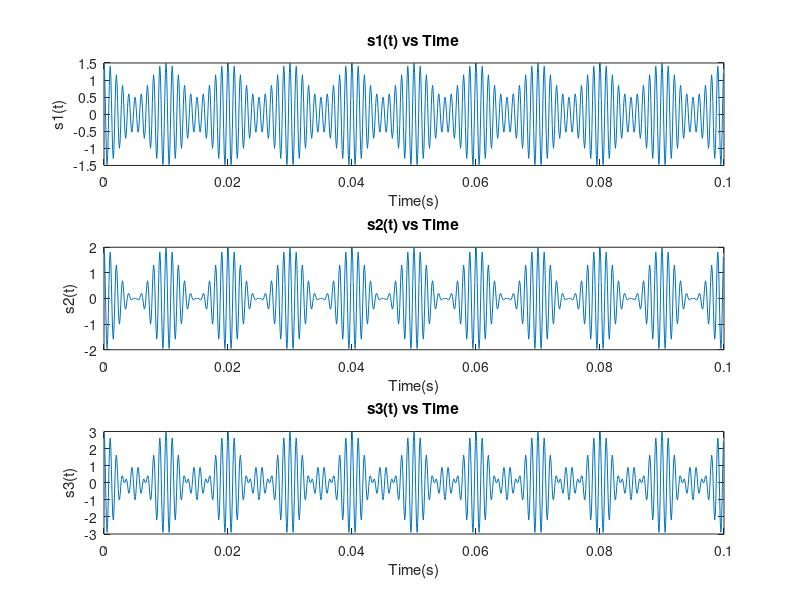
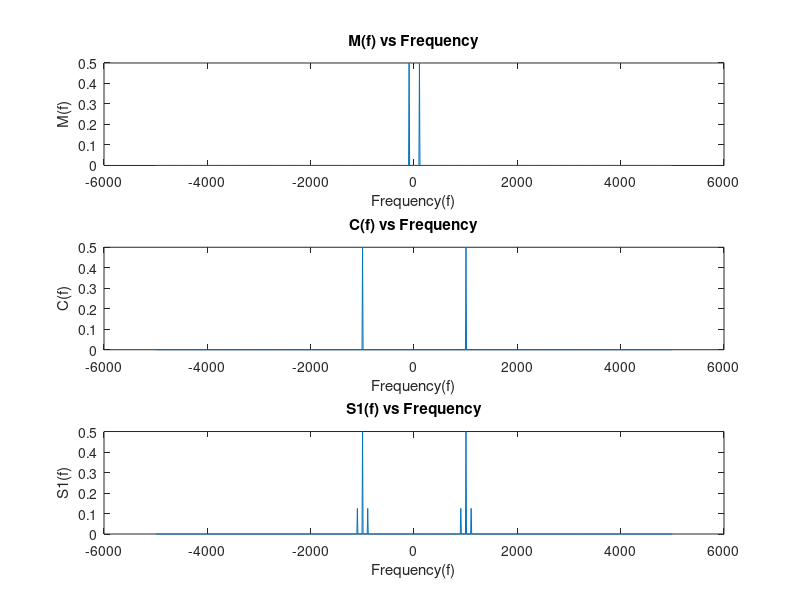
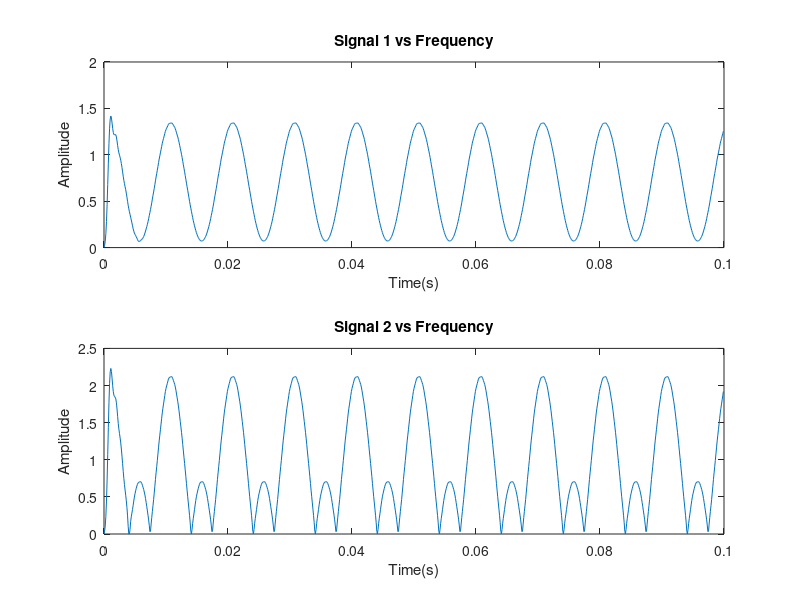

Recreate these plots in MATLAB, in order.
%% Part_1
%a)

Fs=10000;
Ts=1/Fs;
t_last=0.1;

t=0:Ts:t_last-Ts;

%% b)
Ac=1;
Am=1;
fc=1000;
fm=100;

c=Ac*cos(2*pi*fc*t);
m=Am*cos(2*pi*fm*t);

%% c)

len=length(t);

s1=c.*(0.5*m)+c;

s2=c.*(1*m)+c;

s3=c.*(2*m)+c;

%% d)
figure;

subplot(3,1,1);
plot(t,s1);
xlabel('Time(s)');
ylabel('s1(t)');
title('s1(t) vs Time');

subplot(3,1,2);
plot(t,s2);
xlabel('Time(s)');
ylabel('s2(t)');
title('s2(t) vs Time');

subplot(3,1,3);
plot(t,s3);
xlabel('Time(s)');
ylabel('s3(t)');
title('s3(t) vs Time');

%% e)
clc;

fprintf('Part_1 e)\n\n');

fprintf("In the first graph we observ a fifty percent modulated signal according to the given modulation factor.\nModulation factor could be determined by taking the differnece at the upperside's max and min values and \nthen by dividing 1 to the differnece ka could be determined."); 

fprintf('\n\nAt the second graph we see one hundered percent modulated signal. This type of modulations  modulation \nfactor is always 1.');

fprintf('\n\nAt the last graph a one hundered and fifty percent modulated signal have shown.\nDue to the overmodulation we observe distortion at the message signal as a result of the modulation style.\n');

%% f)
f_vector=linspace(-Fs/2,Fs/2,len);
figure;
subplot(3,1,1);
plot(f_vector,fftshift(abs(fft(m)))/len);
xlabel('Frequency(f)');
ylabel('M(f)');
title('M(f) vs Frequency');

subplot(3,1,2);
plot(f_vector,fftshift(abs(fft(c)))/len);
xlabel('Frequency(f)');
ylabel('C(f)');
title('C(f) vs Frequency');

subplot(3,1,3);
plot(f_vector,fftshift(abs(fft(s1)))/len);
xlabel('Frequency(f)');
ylabel('S1(f)');
title('S1(f) vs Frequency');

%% Part_2
%a)

s_09=c.*(ones(1,len)+0.9*m);

s_2=c.*(ones(1,len)+2*m);

s_09_2=s_09.*s_09;

s_2_2=s_2.*s_2;

[B,A]=butter(10,0.25);

f_signal_1=filter(B,A,s_09_2);

f_signal_2=filter(B,A,s_2_2);

signal_1=sqrt(f_signal_1);

signal_2=sqrt(f_signal_2);

%% b)
fprintf('\n\nPart_2 b)\n\n');
fprintf('For getting best result I tried some other order values but lower than 10 values have some noise on the signal \nand for values that are higher than 10 nearly gives the same signal. Because of that I have chosen order as 10.\n');

%% c)

figure;
subplot(2,1,1);
plot(t,signal_1);
xlabel('Time(s)');
ylabel('Amplitude');
title('Signal 1 vs Frequency');

subplot(2,1,2);
plot(t,signal_2);
xlabel('Time(s)');
ylabel('Amplitude');
title('Signal 2 vs Frequency');

%% d)

fprintf('\n\nPart_2 d)\n\n');

fprintf('Since we did not filtered out carrier parts from the signal, we observe a DC signal,\nthat created because of the product with the demodulator systems oscillator output, at the demodulated signal.\nAs we expected we can demodulated signal with 0.9 modulating factor and due to the over modulation we could not\nmanage to demodulate signal with 2 modulation factor.\n');

